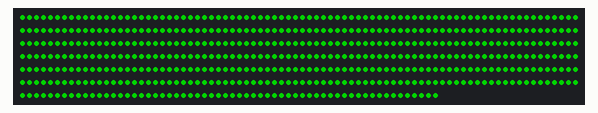
Bench run of a sketch on a simulated Arduino Uno, built with avr-gcc and run on an emulated ATmega328P. Shown: 540 RGB LEDs in strip order, left to right, continuing on the next row. Dim RGB values are drawn brighter than linear; colours are those a GRB WS2812 strip shows for the declared byte order; what the sketch prints to the serial monitor is not drawn.

Above: at 0.1 s.
At 0.8 s:
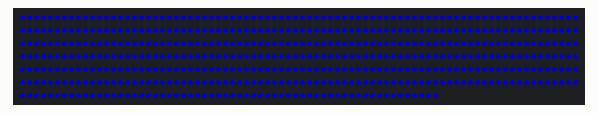

The sketch:

LEDStream_WS2812B.ino
```cpp
// Arduino interface for the use of WS2812 operated LEDs with the NerDisco software.
// Uses Adalight protocol and is compatible with Boblight, Prismatik etc.
// The "magic word" for synchronisation is "Ada" followed by LED count high and low byte and a checksum (the low and high byte XORed with 0x55).
// The interface sends the string "Ada\n" in 1000ms intervals when idle, so the software can detect the display.

#include <FastLED.h> //Tested with FastLED v3.0

#define NUM_LEDS 540 //Define the number of LEDs (my configuration is 30*18=540)
#define PIN 6 //Define (software) LED data port pin
#define CALIBRATION_TEMPERATURE TypicalLEDStrip
#define MAX_BRIGHTNESS 255 // 0-255
#define SERIALRATE 500000//250000//230400//115200 //Define serial port baud rate. Make sure this is high enough for a decent refresh rate
#define SERIAL_TIMEOUT 1000 //turn display off after a second. this is also the SCK send interval

//Adalight sends a "magic word" (defined in /etc/boblight.conf) before sending the pixel data
static const uint8_t magic[] = { 'A', 'd', 'a' };
uint8_t hi, lo, checksum;
uint16_t i;

// initialise LED-array
CRGB leds[NUM_LEDS];

void setup()
{
	//clear led color buffer to black
	memset(leds, 0, NUM_LEDS * sizeof(struct CRGB));
	//initialize FastLed library for the WS2812B strip
	FastLED.addLeds<WS2812B, PIN, RGB>(leds, NUM_LEDS);
	FastLED.setTemperature(CALIBRATION_TEMPERATURE);
	FastLED.setBrightness(MAX_BRIGHTNESS);
	//initial RGB flash
	LEDS.showColor(CRGB(127, 0, 0));
	delay(333);
	LEDS.showColor(CRGB(0, 127, 0));
	delay(333);
	LEDS.showColor(CRGB(0, 0, 127));
	delay(333);
	LEDS.showColor(CRGB(0, 0, 0));
	//open serial port
	Serial.begin(SERIALRATE);
	Serial.print("Ada\n");
}

void loop() {
	//synchronize transmission using magic word, sizes and checksum
	//read individual bytes of magic word from serial port and compare them
	for (i = 0; i < sizeof magic; ++i) {
		if (waitForBytes(1) == false) {
			return;
		}
		// Check next byte in magic word
		if (magic[i] == Serial.read()) continue;
		// otherwise, wait for first byte again...
		i = 0;
	}
	//read count high and low byte and checksum
	if (waitForBytes(3) == false) {
		return;
	}
	hi = Serial.read();
	lo = Serial.read();
	checksum = Serial.read();
	// if checksum does not match go back synchronize again
	if (checksum != (hi ^ lo ^ 0x55)) {
		return;
	}
	//clear led color buffer to black
	memset(leds, 0, NUM_LEDS * sizeof(struct CRGB));
	// read the transmission data and set LED values
	for (i = 0; i < NUM_LEDS;) {
		if (waitForBytes(45) == false) {
			return;
		}
		Serial.readBytes((uint8_t*)(&leds[i]), 45);
                i += 15;
	}
	// shows new values
	FastLED.show();
	//If you have problems, try one of these two:
	//#1 - short delay to make sure that if buffer is overrun, no corrupted data is shown
	//delayMicroseconds(200);
	//#2 - drain serial buffer
	/*while (Serial.available() > 0) {
            Serial.read();
	}*/
}

boolean waitForBytes(int numberOfBytes)
{
	unsigned long lastReceiveTime = millis();
	while (Serial.available() < numberOfBytes)
	{
		if ((millis() - lastReceiveTime) >= SERIAL_TIMEOUT)
		{
			//erase display
			memset(leds, 0, NUM_LEDS * sizeof(struct CRGB));
			FastLED.show();
			//Send standard identifier string to host
			Serial.print("Ada\n");
			return false;
		}
	}
	return true;
}
```
